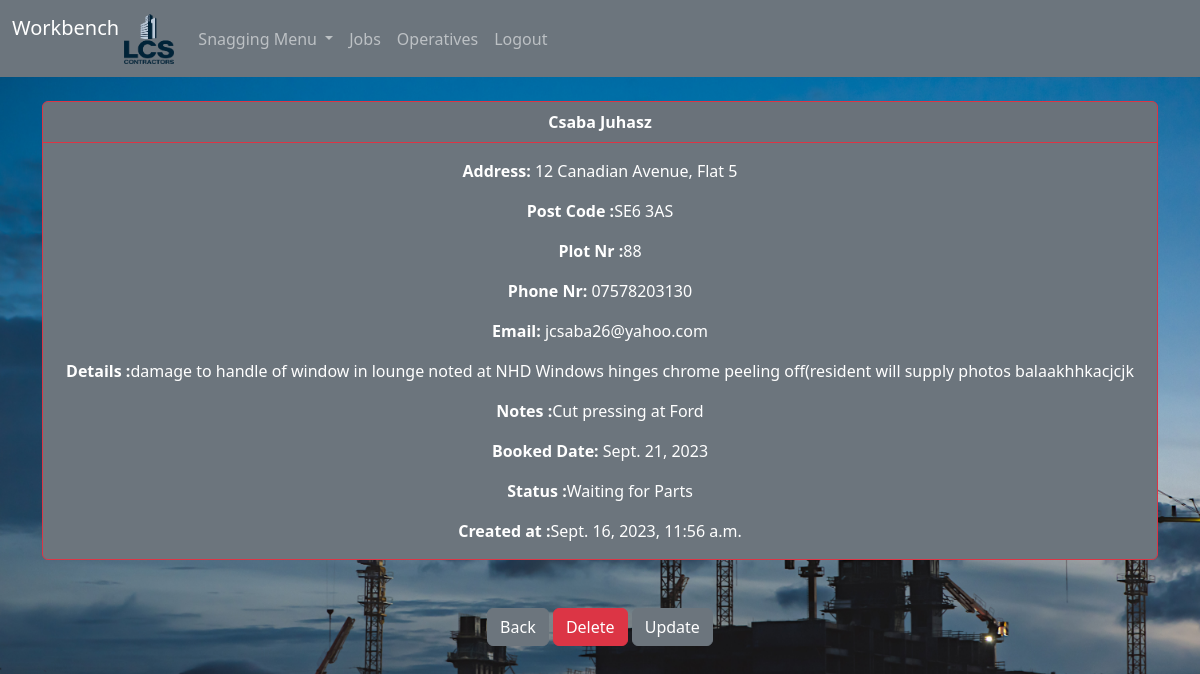
Page /customer/1 (signed in) on the committed database.
### snags/models.py (models this page shows, shortened)
class Snag(models.Model):
    status_open = "Open"
    status_closed = "Closed"
    status_delivery = "Waiting for Parts"
    status_choices = [
        (status_open, "Open"),
        (status_closed, "Closed"),
        (status_delivery, "Waiting for Parts"),
    ]
    am_pm_am = "AM"
    am_pm_pm = "PM"
    am_pm_choices = [
        (am_pm_am, "AM"),
        (am_pm_pm, "PM"),
    ]
    site = models.CharField(max_length=200)
    address = models.CharField(max_length=200)
    post_code = models.CharField(max_length=200)
    plot_number = models.PositiveIntegerField()
    ref_number = models.CharField(max_length=200)
    first_name = models.CharField(max_length=200)
    last_name = models.CharField(max_length=200)
    phone_number = models.CharField(max_length=200)
    email = models.EmailField(max_length=200)
    snag_details = models.TextField()
    notes = models.TextField()
    booked_date = models.DateField(null=True)
    am_pm = models.CharField(max_length=2, choices=am_pm_choices, default=am_pm_am)
    status = models.CharField(
        max_length=20, choices=status_choices, default=status_open
    )
    created_at = models.DateTimeField(auto_now_add=True)

### snags/views.py (the view)
# urls.py: path("customer/<int:pk>", views.customer_snag, name="snags/customer"),
def customer_snag(request, pk):
    if request.user.is_authenticated:
        customer_snag = Snag.objects.get(id=pk)
        return render(request, "snags/customer.html", {"customer_snag": customer_snag})
    else:
        messages.success(request, "You Must Be Logged In To View That Page...")
        return redirect("snags/home")

### snags/templates/snags/customer.html
{% extends 'base.html' %} {% block content %}
<div class="card text-bg-secondary border-danger">
  <div class="card-header border-danger">
    <strong>
      {{ customer_snag.first_name }} {{ customer_snag.last_name }}</strong
    >
  </div>
  <div class="card-body">
    <p class="card-text">
      <strong>Address: </strong>{{ customer_snag.address }}
    </p>
    <p class="card-text">
      <strong>Post Code :</strong>{{ customer_snag.post_code }}
    </p>
    <p class="card-text">
      <strong>Plot Nr :</strong>{{ customer_snag.plot_number }}
    </p>
    <p class="card-text">
      <strong>Phone Nr: </strong>{{ customer_snag.phone_number }}
    </p>
    <p class="card-text"><strong>Email: </strong>{{ customer_snag.email }}</p>
    <p class="card-text">
      <strong>Details :</strong>{{ customer_snag.snag_details}}
    </p>
    <p class="card-text"><strong>Notes :</strong>{{ customer_snag.notes }}</p>
    <p class="card-text">
      <strong>Booked Date: </strong>{{ customer_snag.booked_date}}
    </p>
    <p class="card-text"><strong>Status :</strong>{{ customer_snag.status}}</p>
    <p class="card-text">
      <strong>Created at :</strong>{{ customer_snag.created_at }}
    </p>
  </div>
</div>
<br /><br />
<a href="{% url 'snags/home' %}" class="btn btn-secondary">Back</a>
<a
  href="{% url 'snags/delete_customer' customer_snag.id %}"
  class="btn btn-danger"
  >Delete</a
>
<a
  href="{% url 'snags/update_snag' customer_snag.id%}"
  class="btn btn-secondary"
  >Update</a
>
{% endblock %}

### static/style.css (style rules this page uses)
body { background-image: url(bkg.jpg); background-color: cadetblue; background-size: cover; background-attachment: fixed; background-position: center; height: auto; background-repeat: no-repeat; text-align: center; }

### rows in the picture
Snag: first_name "Csaba", last_name "Juhasz", address "12 Canadian Avenue, Flat 5", post_code "SE6 3AS", plot_number "88", phone_number "07578203130", email "jcsaba26@yahoo.com", snag_details "damage to handle of window in lounge noted at NHD Windows hinges chrome peeling off(resident will supply photos balaakhhkacjcjk", notes "Cut pressing at Ford", booked_date "Sept. 21, 2023", status "Waiting for Parts", created_at "Sept. 16, 2023, 11:56 a.m."
